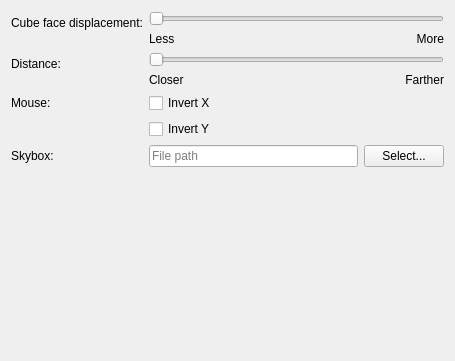
<?xml version="1.0" encoding="UTF-8"?>
<!--
    SPDX-FileCopyrightText: 2022 Vlad Zahorodnii <vlad.zahorodnii@kde.org>

    SPDX-License-Identifier: GPL-2.0-only OR GPL-3.0-only OR LicenseRef-KDE-Accepted-GPL
-->
<ui version="4.0">
 <class>CubeEffectConfig</class>
 <widget class="QWidget" name="CubeEffectConfig">
  <property name="geometry">
   <rect>
    <x>0</x>
    <y>0</y>
    <width>455</width>
    <height>361</height>
   </rect>
  </property>
  <property name="minimumSize">
   <size>
    <width>400</width>
    <height>250</height>
   </size>
  </property>
  <layout class="QFormLayout" name="formLayout">
   <item row="0" column="0">
    <widget class="QLabel" name="label_2">
     <property name="text">
      <string>Cube face displacement:</string>
     </property>
    </widget>
   </item>
   <item row="0" column="1">
    <layout class="QGridLayout" name="gridLayout">
     <item row="0" column="0" colspan="2">
      <widget class="QSlider" name="kcfg_CubeFaceDisplacement">
       <property name="maximum">
        <number>300</number>
       </property>
       <property name="orientation">
        <enum>Qt::Horizontal</enum>
       </property>
      </widget>
     </item>
     <item row="1" column="0">
      <widget class="QLabel" name="label_less">
       <property name="sizePolicy">
        <sizepolicy hsizetype="Expanding" vsizetype="Preferred">
         <horstretch>0</horstretch>
         <verstretch>0</verstretch>
        </sizepolicy>
       </property>
       <property name="text">
        <string>Less</string>
       </property>
      </widget>
     </item>
     <item row="1" column="1">
      <widget class="QLabel" name="label_more">
       <property name="sizePolicy">
        <sizepolicy hsizetype="Expanding" vsizetype="Preferred">
         <horstretch>0</horstretch>
         <verstretch>0</verstretch>
        </sizepolicy>
       </property>
       <property name="text">
        <string>More</string>
       </property>
       <property name="alignment">
        <set>Qt::AlignRight|Qt::AlignTrailing|Qt::AlignVCenter</set>
       </property>
      </widget>
     </item>
    </layout>
   </item>
   <item row="1" column="0">
    <widget class="QLabel" name="label">
     <property name="text">
      <string>Distance:</string>
     </property>
    </widget>
   </item>
   <item row="1" column="1">
    <layout class="QGridLayout" name="gridLayout_2">
     <item row="0" column="0" colspan="2">
      <widget class="QSlider" name="kcfg_DistanceFactor">
       <property name="minimum">
        <number>100</number>
       </property>
       <property name="maximum">
        <number>300</number>
       </property>
       <property name="orientation">
        <enum>Qt::Horizontal</enum>
       </property>
      </widget>
     </item>
     <item row="1" column="0">
      <widget class="QLabel" name="label_closer">
       <property name="sizePolicy">
        <sizepolicy hsizetype="Expanding" vsizetype="Preferred">
         <horstretch>0</horstretch>
         <verstretch>0</verstretch>
        </sizepolicy>
       </property>
       <property name="text">
        <string>Closer</string>
       </property>
      </widget>
     </item>
     <item row="1" column="1">
      <widget class="QLabel" name="label_farther">
       <property name="sizePolicy">
        <sizepolicy hsizetype="Expanding" vsizetype="Preferred">
         <horstretch>0</horstretch>
         <verstretch>0</verstretch>
        </sizepolicy>
       </property>
       <property name="text">
        <string>Farther</string>
       </property>
       <property name="alignment">
        <set>Qt::AlignRight|Qt::AlignTrailing|Qt::AlignVCenter</set>
       </property>
      </widget>
     </item>
    </layout>
   </item>
   <item row="2" column="0">
    <widget class="QLabel" name="label_Mouse">
     <property name="text">
      <string>Mouse:</string>
     </property>
    </widget>
   </item>
   <item row="2" column="1">
    <widget class="QCheckBox" name="kcfg_MouseInvertedX">
     <property name="text">
      <string>Invert X</string>
     </property>
    </widget>
   </item>
   <item row="3" column="1">
    <widget class="QCheckBox" name="kcfg_MouseInvertedY">
     <property name="text">
      <string>Invert Y</string>
     </property>
    </widget>
   </item>
   <item row="4" column="0">
    <widget class="QLabel" name="label_3">
     <property name="text">
      <string>Skybox:</string>
     </property>
    </widget>
   </item>
   <item row="4" column="1">
    <layout class="QHBoxLayout" name="horizontalLayout">
     <item>
      <widget class="QLineEdit" name="kcfg_SkyBox">
       <property name="placeholderText">
        <string>File path</string>
       </property>
      </widget>
     </item>
     <item>
      <widget class="QPushButton" name="button_SkyBox">
       <property name="text">
        <string>Select...</string>
       </property>
      </widget>
     </item>
    </layout>
   </item>
   <item row="5" column="0" colspan="2">
    <widget class="KShortcutsEditor" name="shortcutsEditor">
     <property name="sizePolicy">
      <sizepolicy hsizetype="Preferred" vsizetype="Preferred">
       <horstretch>0</horstretch>
       <verstretch>0</verstretch>
      </sizepolicy>
     </property>
    </widget>
   </item>
  </layout>
 </widget>
 <customwidgets>
  <customwidget>
   <class>KShortcutsEditor</class>
   <extends>QWidget</extends>
   <header>kshortcutseditor.h</header>
   <container>1</container>
  </customwidget>
 </customwidgets>
 <resources/>
 <connections/>
</ui>
